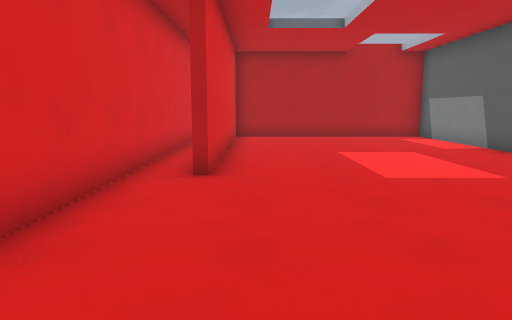
[1] (above)

16 first-person views from a walk through a level from a Godot 3-D game. The camera is 1.5 m above the floor, tilts 8° down and sees 70° across. The floor is counted in squares, 1.3 m on a side. Each view is taken from the middle of a square. On the plan, view 1 faces up. The plan holds only what a view shows up to about 14 squares ahead; the rest is blank. Surface patterns are stand-ins for the level's own textures.

[2]
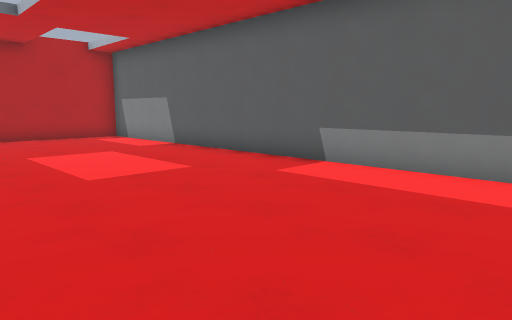

[3]
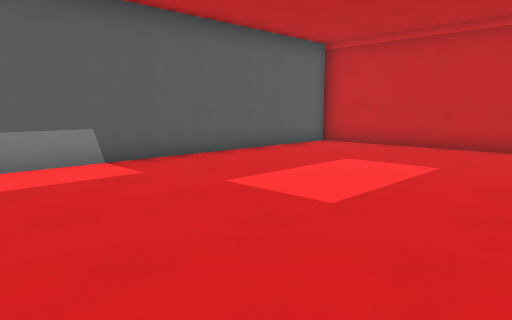

[4]
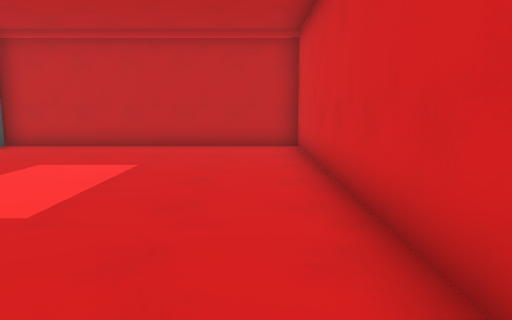

[5]
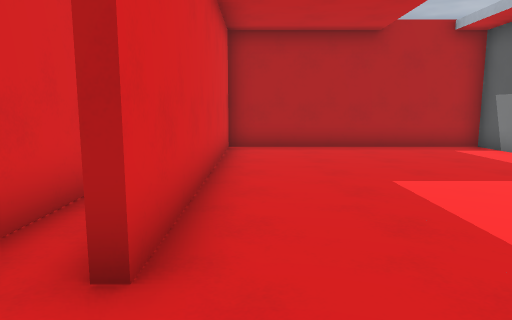

[6]
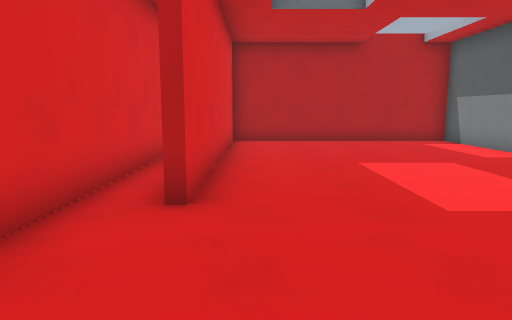

[7]
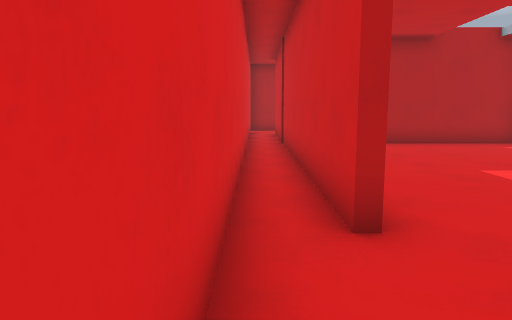

[8]
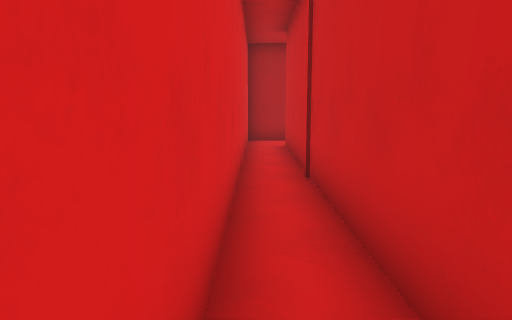

[9]
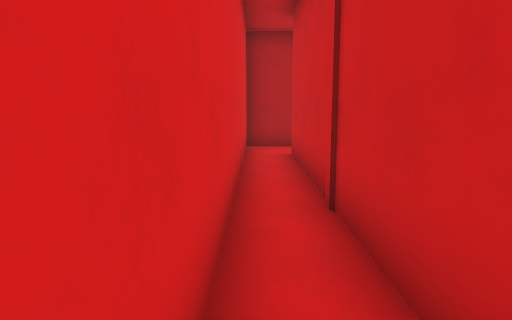

[10]
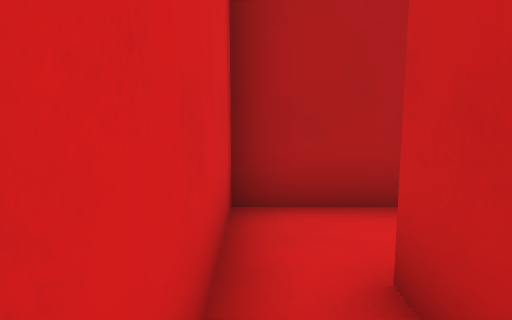

[11]
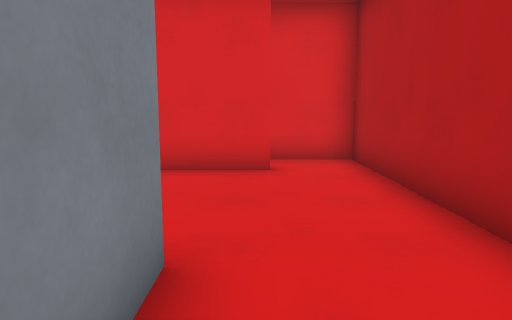

[12]
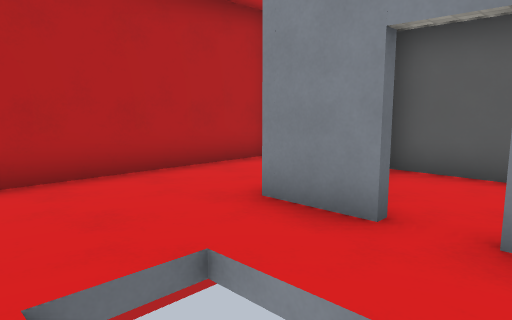

[13]
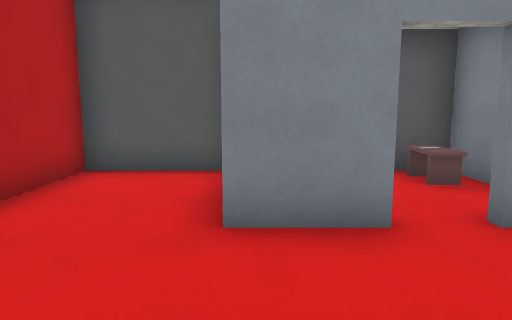

[14]
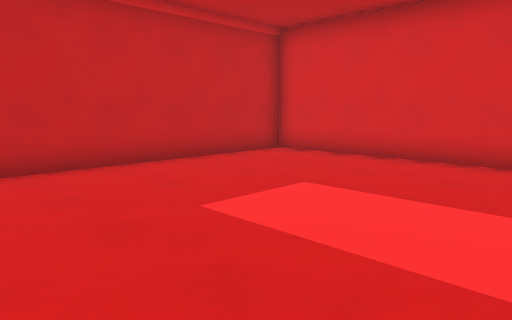

[15]
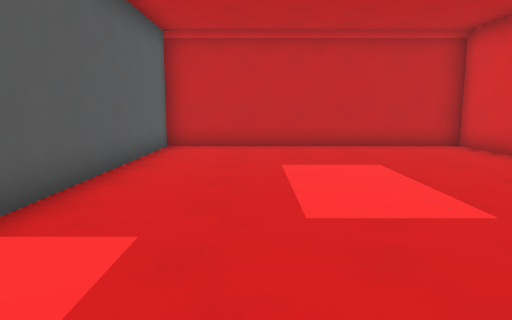

[16]
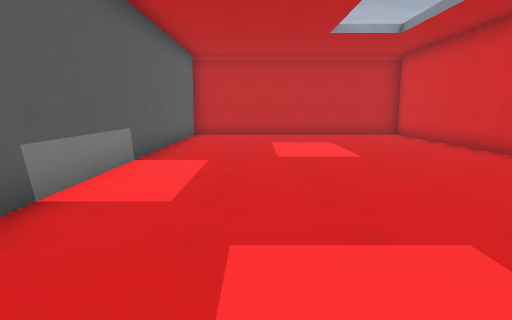

### Floor plan
Key: @ floor where view 1 was taken; # wall or solid block; . floor; ^ raised ledge.
Columns run from 3 left of view 1 to 7 right of it. Each row starts with its distance up from view 1.
 22 ###########
 21 #.........#
 20 #.#.......#
 19 #.#...#####
 18 #.#. .#...#
 17 #.#  .....#
 16 #.#. .#..^#
 15 #.#########
 14 #.#.......#
 13 #.#.......#
 12 #.#.......#
 11 #.#.......#
 10 #.#.......#
  9 #.#.......#
  8 #.#.......#
  7 #.#.......#
  6 #.........#
  5 #.........#
  4 #.........#
  3 #.........#
  2 #.........#
  1 #.........#
  0 #..@......#
 -1 #.........#
 -2 #.........#
 -3 #.........#
 -4 #.........#
 -5 #.........#
 -6 #.........#
 -7 #.........#
 -8 ###########

Positions as (right, up) in squares from view 1, and headings:
1: (0, 0), facing up
2: (0, 0), facing up-right
3: (-1, 4), facing down-right
4: (-1, 4), facing down
5: (0, 4), facing up
6: (0, 2), facing up
7: (-2, 3), facing up
8: (-2, 9), facing up
9: (-2, 11), facing up
10: (-2, 18), facing up
11: (6, 20), facing left
12: (0, 16), facing up-right
13: (0, 19), facing right
14: (6, 0), facing down-left
15: (4, 4), facing down
16: (4, 9), facing down
